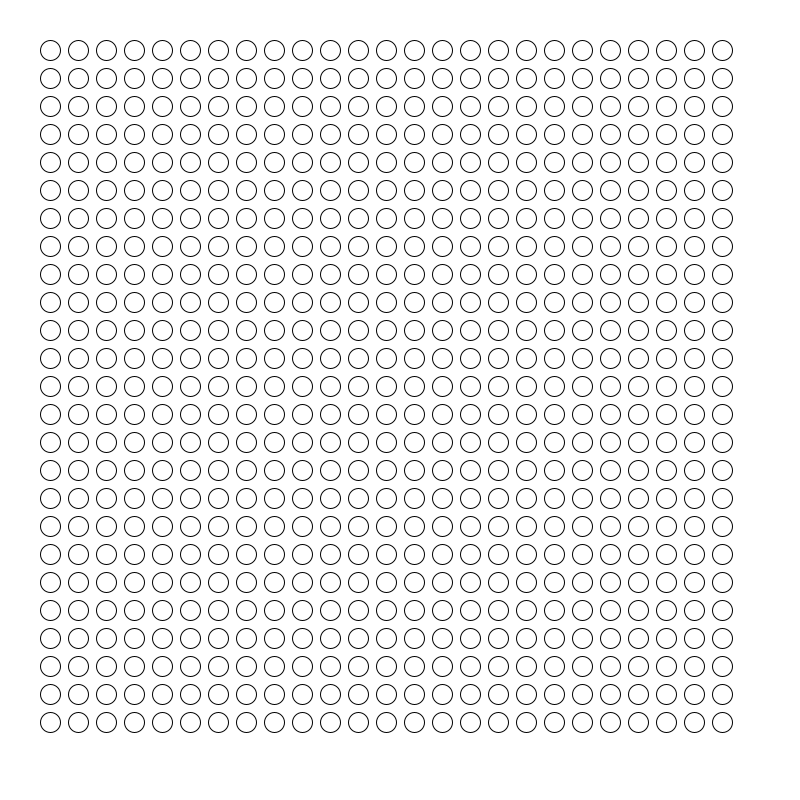
Frame 1 (no input)
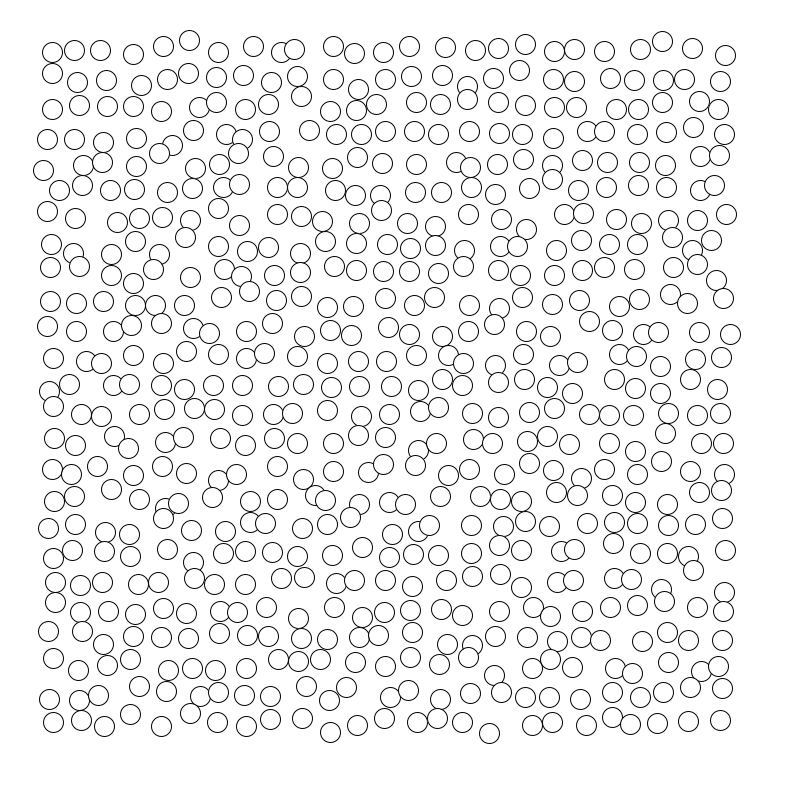
Frame 60 (the mouse pressed at the canvas centre just before this capture)
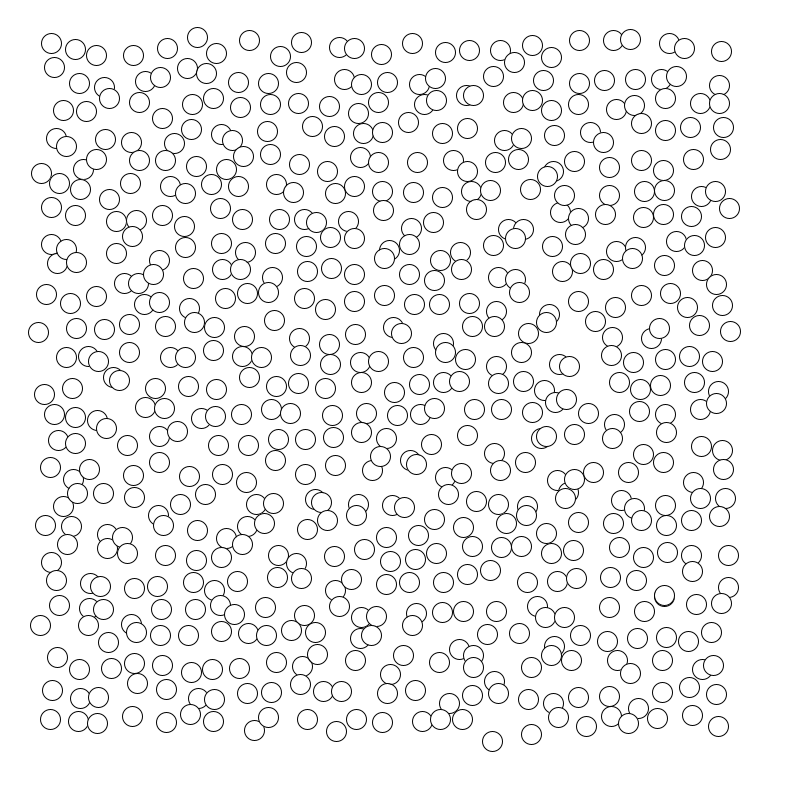
Frame 120 (the mouse held since frame 60 and released just before this capture)

The Processing sketch that drew these frames (run headless with seeded random() and noise(); from frame 60 on, the mouse is pressed at the canvas centre):

// Processing sketch: week_7_notes_2d_array
// ── week_7_notes_2d_array.pde
//{0, 1, 2, 3,4}
//{{0, 1, 2, 3}, {4, 5, 5,, 6}, {3, 9, 10}...
//2d array is an array of arrays --when drawing stuff on screen

final int COLS = 25;
final int ROWS = 25;

float [] [] x = new float[COLS][ROWS];
float [] [] y = new float[COLS][ROWS];

void setup() {
  size(800, 800);

  for (int i = 0; i < COLS; i++) {
    for (int j = 0; j < ROWS; j++) {
      x[i][j] = map(i, 0, COLS, 50, width-50);
      y[i][j] = map(j, 0, ROWS, 50, height-50);
    }
  }
}

void draw() {
  background(255);
  for (int i = 0; i < COLS; i++) {
    for (int j = 0; j < ROWS; j++) {
      ellipse(x[i][j], y[i][j], 20, 20);
      x[i][j] += random(-1, 1);
      y[i][j] += random(-1, 1);
    }
  }
}
